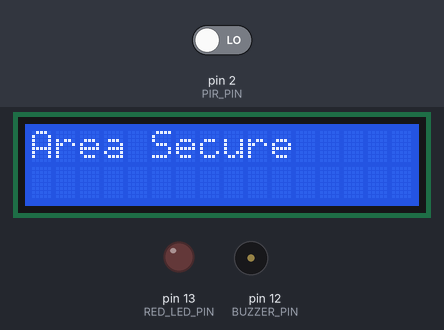
Simulated run of this program. Board: Arduino Uno, built with avr-gcc and run on an emulated ATmega328P. On the bench: 16×2 character LCD, output pins drawn as LEDs (lit = HIGH), buzzer (waves = sounding). The inputs (shaded band) are chosen by the test bench; at power-on: pin 2 (PIR_PIN) LOW.

Above: at 1.2 s.
1.3 s: pin 2 (PIR_PIN) driven HIGH
At 3.3 s:
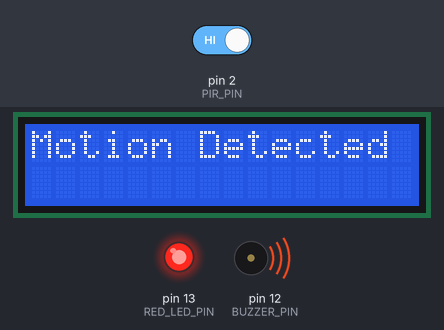
3.6 s: pin 2 (PIR_PIN) driven LOW
At 5.0 s:
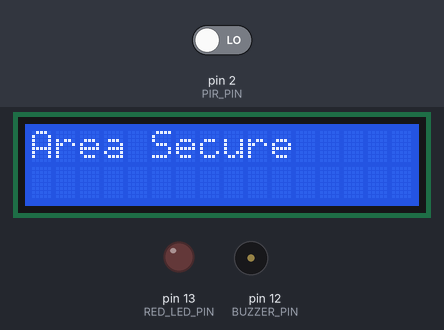
Timing chart, 0 to 6.6 s (numbered marks = the images above; inputs shaded):
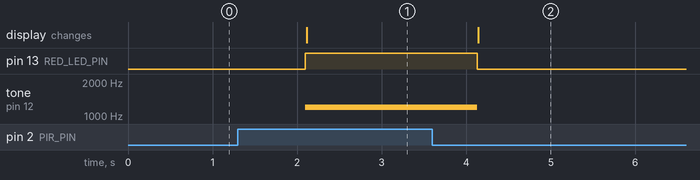

The program:

main.cpp
```cpp
#include <Arduino.h>
#include <LiquidCrystal_I2C.h>

LiquidCrystal_I2C lcd(0x27,16,2);

int RED_LED_PIN = 13;
int BUZZER_PIN = 12;
int PIR_PIN = 2;

void setup() {
  lcd.init();
  lcd.backlight();
  lcd.clear();

  pinMode(RED_LED_PIN,OUTPUT);
  pinMode(BUZZER_PIN,OUTPUT);
  pinMode(PIR_PIN,INPUT);
}

void loop() {
  int pir_value = digitalRead(PIR_PIN);

  if (pir_value == HIGH){
    digitalWrite(RED_LED_PIN,HIGH);
    tone(BUZZER_PIN,1200);
    lcd.clear();
    lcd.setCursor(0,0);
    lcd.print("Motion Detected");
  }
  else {
    digitalWrite(RED_LED_PIN,LOW);
    noTone(BUZZER_PIN);
    lcd.clear();
    lcd.setCursor(0,0);
    lcd.print("Area Secure");
  }
  delay(1000);
}
```

Measured:
- after the input at 1.3 s, pin 13 (RED_LED_PIN): LOW → HIGH after 0.80 s; tone on pin 12 (BUZZER_PIN): silent → 1200 Hz after 0.80 s; the display: changes after 0.81 s (image 1)
- after the input at 3.6 s, pin 13 (RED_LED_PIN): HIGH → LOW after 0.53 s; tone on pin 12 (BUZZER_PIN): 1200 Hz → silent after 0.53 s; the display: changes after 0.54 s (image 2)
